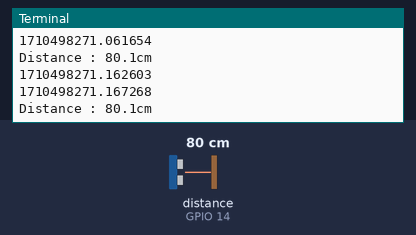
A program run on a simulated Raspberry Pi (BCM pin numbers). On the bench: the last lines printed to the terminal. The test bench sets the inputs (shaded band); at power-on: distance to the obstacle (sensor on GPIO 14) 80 cm. The echo pulse lasts 58.3 µs per cm; the clock reads 2024-03-15 10:24:30 at power-on unless the program sets it.

Above: at 1.2 s.
1.3 s: distance to the obstacle (sensor on GPIO 14) set to 2 cm
At 1.88 s:
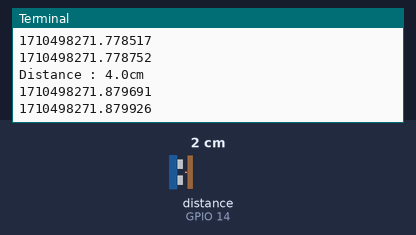
2.8 s: distance to the obstacle (sensor on GPIO 14) set to 9 cm
At 2.9 s:
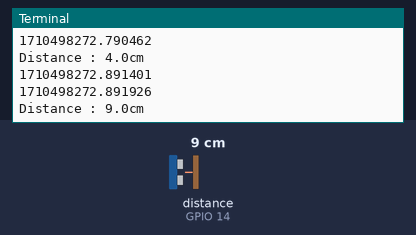
Timing chart, 0 to 5.8 s (numbered marks = the images above; inputs shaded):
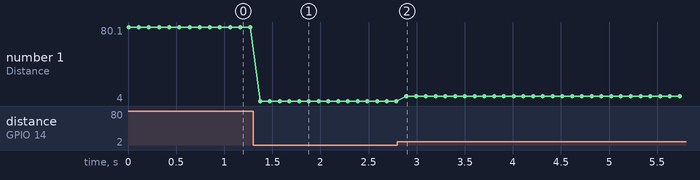

Measured:
- after the input at 1.3 s, the terminal: prints a new line after 0.07 s (image 1)
- plotted number 1: 80 → 4 after the input at 1.3 s

The program:

ultra_sonic_led_copy.py
```python
import RPi.GPIO as GPIO
import time

TRIGGER_PIN = 4
ECHO_PIN = 14
LED_PIN = 10

GPIO.setmode(GPIO.BCM)
GPIO.setup(TRIGGER_PIN, GPIO.OUT)
GPIO.setup(ECHO_PIN, GPIO.IN)

try:
    while True:
        GPIO.output(TRIGGER_PIN, GPIO.HIGH) #10us (1us -> 0.000001)
        time.sleep(0.00001)
        GPIO.output(TRIGGER_PIN, GPIO.LOW)

        while GPIO.input(ECHO_PIN) == 0:
            pass
        start = time.time()
        print(start)

        while GPIO.input(ECHO_PIN) == 1:
            pass
        stop = time.time()
        print(stop)

        duration_time = stop - start
        distance = 17160 * duration_time

        print('Distance : %.1fcm' % distance)
        time.sleep(0.1)
finally:
    GPIO.cleanup()
    print('cleanup and exit')
```
